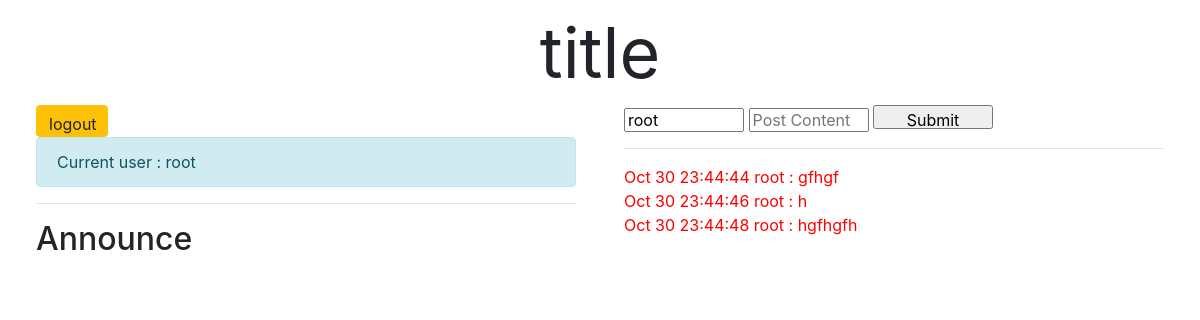
Before: / with the older database file.
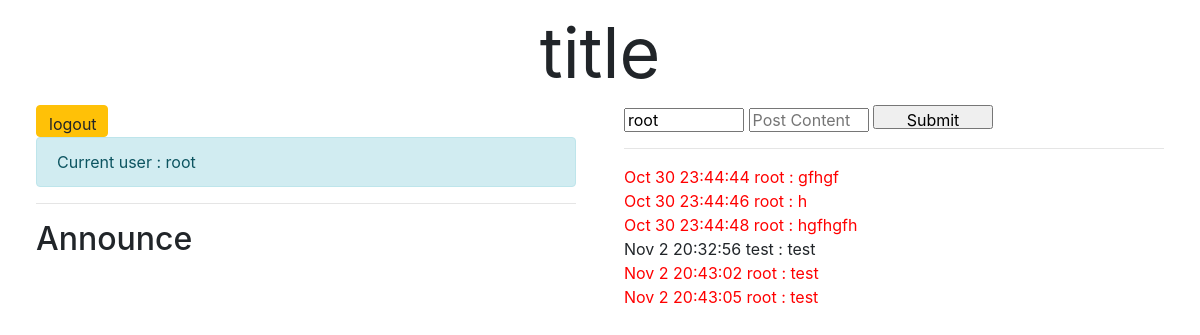
After: the same page with the newer database file.
### tables this page shows
CREATE TABLE posts (
		id integer primary key autoincrement,
		time text not null,
		name text not null,
		content text not null
);

### app.py (the view)
@app.route('/', methods = ['GET', 'POST'])
def index():
    who = who_login(request.remote_addr)
    if request.method == 'GET':
        pass
    if request.method == 'POST':
        name = request.form.get('name')
        post = request.form.get('post')
        create_post(time.ctime(time.time()), name, post, who)
    posts = get_posts()
    if who != '':
        return render_template('index.html', posts = posts, who = who[0])
    else:
        return render_template('index.html', posts = posts, who = who)

### models.py (called while the page is built)
def get_posts():
    con = sql.connect(path.join(ROOT, 'post.db'))
    cur = con.cursor()
    cur.execute('SELECT * FROM posts')
    posts = cur.fetchall()
    return posts

def who_login(remote_ip):
    con = sql.connect(path.join(ROOT, 'user.db'))
    cur = con.cursor()
    cur.execute('SELECT login_ip FROM users')
    ips = cur.fetchall()
    for ip in ips:
        if ip[0] == remote_ip:
            cur.execute('SELECT username FROM users WHERE login_ip = ?', (ip))
            who = cur.fetchall()
            con.commit()
            con.close()
            return who[0]
    con.commit()
    con.close()
    return ''

### templates/index.html (shortened to what this page needs)
<!DOCTYPE html>
<html>
  <head>
    <link rel="stylesheet" type="text/css" href="{{ url_for('static', filename = 'style.css') }}">
    <link rel="stylesheet" href="https://maxcdn.bootstrapcdn.com/bootstrap/4.0.0/css/bootstrap.min.css">
  </head>
  <body>
    <div id="title">title</div>
    <div style="width:45vw; left:3vw; position:absolute;" id="operation and announce">
    {% if who == '' %}
      <button class="btn btn-success" onclick="window.location.href = '/login'">login</button>
      &nbsp;
		  <button class="btn btn-primary" onclick="window.open('/register')" >register</button>
	  {% else %}
      <button class="btn btn-warning" onclick="window.location.href = '/logout'">logout</button>
    {% endif %}
    <div class="alert alert-info">Current user : {{ who }}</div>
      <hr>
      <h2>Announce</h2>
    </div>
    <div style="width:45vw; right:3vw; position:absolute;" id="posts">
	  {% if who != '' %}
		<form action="/" method="post">
			<input placeholder="Name" name="name" value="{{ who }}" readonly="readonly">
			<input placeholder="Post Content" name="post">
			<input type="submit" value="Submit">
		</form>
		<hr>
	  {% else %}
		<div class="alert alert-danger">You haven't login!!!</div>
	  {% endif %}
    {% for post in posts %}
      {% if post[3] != "" %}
		    {% if post[2] == "root" %}
			    <div style="color: red;">{{ post[1][4:19] }} {{ post[2] + " : " + post[3] }}</div>
		    {% else %}
       		<div>{{ post[1][4:19] }} {{ post[2] + " : " + post[3] }}</div>
		    {% endif %}
      {% endif %}
    {% endfor %}
    </div>
  </body>
</html>

Changed rows visible on the page:
added posts: time "Nov 2 20:32:56", name+content "test : test"
added posts: time "Nov 2 20:43:02", name+content "root : test"
added posts: time "Nov 2 20:43:05", name+content "root : test"
